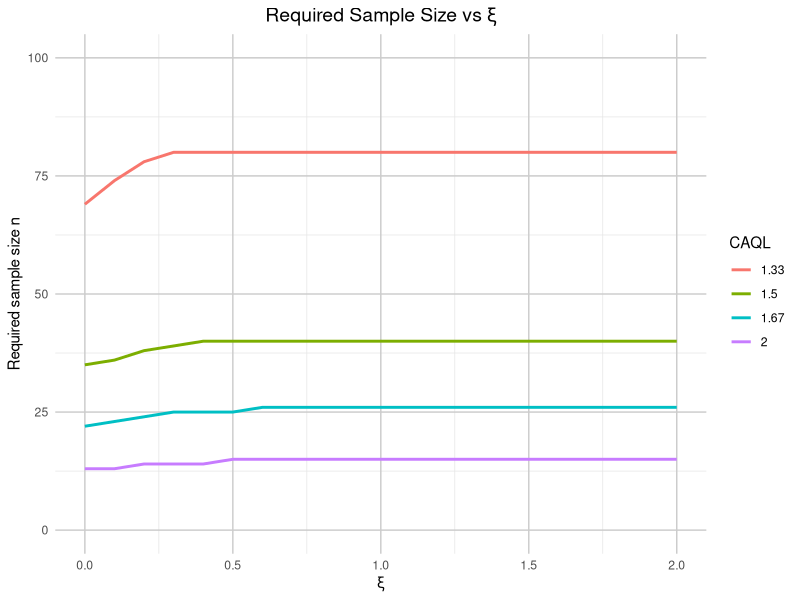
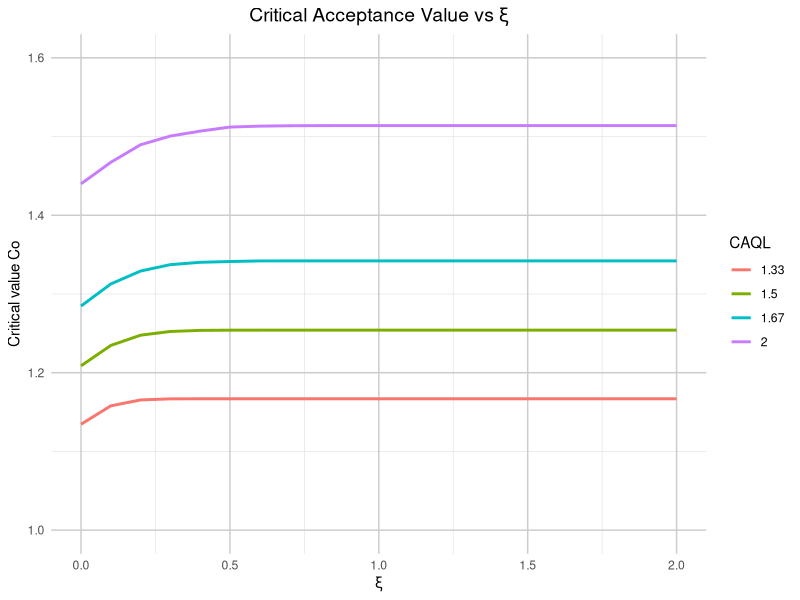

The R script that drew these images, in order:
# Load required libraries
library(ggplot2)
library(dplyr)
library(pracma)

# Function to calculate the integral in equations (9) and (10)
calculate_integral <- function(n, c0, C_value, xi) {
  b <- 3 * C_value + abs(xi)
  
  integrand <- function(t) {
    # G is the chi-square CDF with n-1 degrees of freedom
    G_term <- pchisq((n - 1) * (b * sqrt(n) - t)^2 / (9 * n * c0^2), df = n-1)
    # phi is the standard normal PDF
    phi_term <- dnorm(t + xi*sqrt(n)) + dnorm(t - xi*sqrt(n))
    return(G_term * phi_term)
  }
  
  # Numerical integration
  result <- integrate(integrand, lower = 0, upper = b*sqrt(n))$value
  return(result)
}

# Function to find c0 for given n and parameters
find_c0 <- function(n, C_AQL, C_LTPD, alpha, beta, xi) {
  objective <- function(c0) {
    eq1 <- calculate_integral(n, c0, C_AQL, xi) - (1 - alpha)
    eq2 <- calculate_integral(n, c0, C_LTPD, xi) - beta
    return(eq1^2 + eq2^2)
  }
  
  # Find optimal c0
  result <- optimize(objective, interval = c(0.8, 2.0))
  return(result$minimum)
}

# Generate data for plots
xi_values <- seq(0, 2, by = 0.1)
CAQL_values <- c(1.33, 1.50, 1.67, 2.00)
CLTPD <- 1.00
alpha <- 0.05
beta <- 0.05

# Initialize data frames
sample_size_data <- data.frame()
critical_value_data <- data.frame()

# Calculate values for each CAQL and xi combination
for(CAQL in CAQL_values) {
  for(xi in xi_values) {
    # Find minimum n that satisfies both equations
    n_min <- 10  # Start with small n
    while(TRUE) {
      c0 <- find_c0(n_min, CAQL, CLTPD, alpha, beta, xi)
      
      # Check if equations are satisfied
      eq1 <- calculate_integral(n_min, c0, CAQL, xi) >= (1 - alpha)
      eq2 <- calculate_integral(n_min, c0, CLTPD, xi) <= beta
      
      if(eq1 && eq2) break
      n_min <- n_min + 1
      if(n_min > 100) break  # Safety break
    }
    
    # Store results
    sample_size_data <- rbind(sample_size_data, 
                              data.frame(xi = xi, n = n_min, CAQL = as.factor(CAQL)))
    critical_value_data <- rbind(critical_value_data, 
                                 data.frame(xi = xi, c0 = c0, CAQL = as.factor(CAQL)))
  }
}

# Create plot (a)
plot_a <- ggplot(sample_size_data, aes(x = xi, y = n, color = CAQL)) +
  geom_line(size = 1) +
  scale_y_continuous(limits = c(0, 100)) +
  labs(
    title = "Required Sample Size vs ξ",
    x = "ξ",
    y = "Required sample size n"
  ) +
  theme_minimal() +
  theme(
    panel.grid.minor = element_line(color = "gray90"),
    panel.grid.major = element_line(color = "gray80"),
    plot.title = element_text(hjust = 0.5, size = 14)
  )

# Create plot (b)
plot_b <- ggplot(critical_value_data, aes(x = xi, y = c0, color = CAQL)) +
  geom_line(size = 1) +
  scale_y_continuous(limits = c(1.0, 1.6)) +
  labs(
    title = "Critical Acceptance Value vs ξ",
    x = "ξ",
    y = "Critical value Co"
  ) +
  theme_minimal() +
  theme(
    panel.grid.minor = element_line(color = "gray90"),
    panel.grid.major = element_line(color = "gray80"),
    plot.title = element_text(hjust = 0.5, size = 14)
  )

# Print plots
print(plot_a)
print(plot_b)

# Save plots if needed
# ggsave("sample_size_plot.png", plot_a, width = 8, height = 6)
# ggsave("critical_value_plot.png", plot_b, width = 8, height = 6)